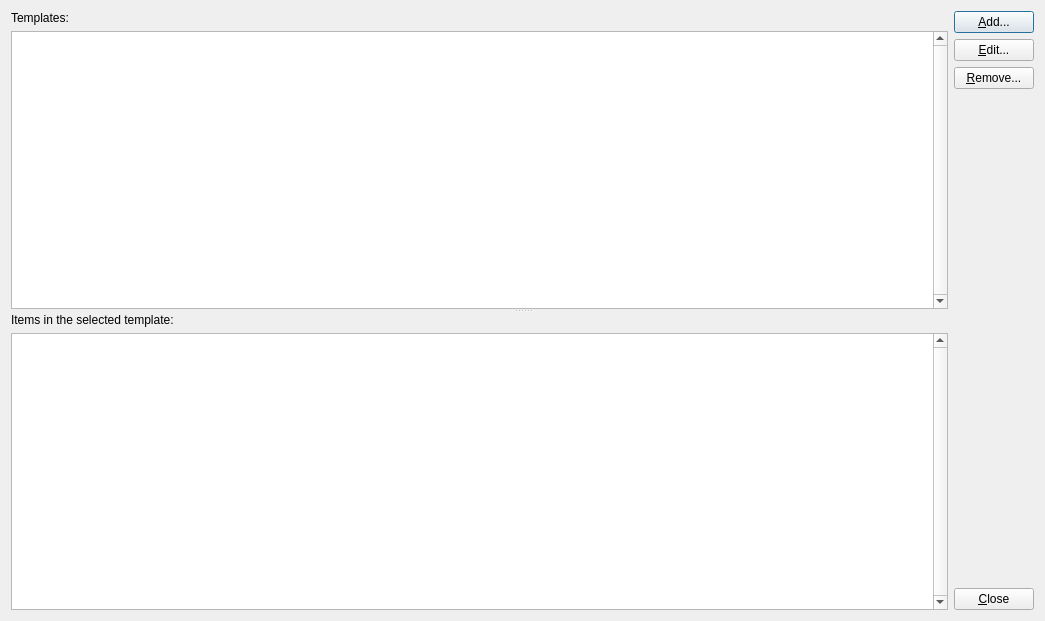
<?xml version="1.0" encoding="UTF-8"?>
<ui version="4.0">
 <class>DlgTemplatesList</class>
 <widget class="QDialog" name="DlgTemplatesList">
  <property name="geometry">
   <rect>
    <x>0</x>
    <y>0</y>
    <width>1045</width>
    <height>621</height>
   </rect>
  </property>
  <property name="windowTitle">
   <string>SkauTan: Templates</string>
  </property>
  <layout class="QHBoxLayout" name="horizontalLayout">
   <item>
    <widget class="QSplitter" name="splitter">
     <property name="sizePolicy">
      <sizepolicy hsizetype="Expanding" vsizetype="Expanding">
       <horstretch>0</horstretch>
       <verstretch>0</verstretch>
      </sizepolicy>
     </property>
     <property name="orientation">
      <enum>Qt::Vertical</enum>
     </property>
     <widget class="QWidget" name="layoutWidget">
      <layout class="QHBoxLayout" name="horizontalLayout_3">
       <item>
        <layout class="QVBoxLayout" name="verticalLayout_2">
         <item>
          <widget class="QLabel" name="label_2">
           <property name="text">
            <string>Templates:</string>
           </property>
          </widget>
         </item>
         <item>
          <widget class="QTableWidget" name="tblTemplates">
           <property name="verticalScrollBarPolicy">
            <enum>Qt::ScrollBarAlwaysOn</enum>
           </property>
           <property name="horizontalScrollBarPolicy">
            <enum>Qt::ScrollBarAsNeeded</enum>
           </property>
           <property name="editTriggers">
            <set>QAbstractItemView::NoEditTriggers</set>
           </property>
           <property name="selectionBehavior">
            <enum>QAbstractItemView::SelectRows</enum>
           </property>
           <property name="horizontalScrollMode">
            <enum>QAbstractItemView::ScrollPerPixel</enum>
           </property>
           <attribute name="horizontalHeaderHighlightSections">
            <bool>false</bool>
           </attribute>
           <attribute name="verticalHeaderVisible">
            <bool>false</bool>
           </attribute>
           <attribute name="verticalHeaderDefaultSectionSize">
            <number>21</number>
           </attribute>
           <attribute name="verticalHeaderMinimumSectionSize">
            <number>21</number>
           </attribute>
          </widget>
         </item>
        </layout>
       </item>
       <item>
        <layout class="QVBoxLayout" name="_2">
         <item>
          <widget class="QPushButton" name="btnAddTemplate">
           <property name="text">
            <string>&amp;Add...</string>
           </property>
          </widget>
         </item>
         <item>
          <widget class="QPushButton" name="btnEditTemplate">
           <property name="text">
            <string>&amp;Edit...</string>
           </property>
          </widget>
         </item>
         <item>
          <widget class="QPushButton" name="btnRemoveTemplate">
           <property name="text">
            <string>&amp;Remove...</string>
           </property>
          </widget>
         </item>
         <item>
          <spacer name="verticalSpacer_2">
           <property name="orientation">
            <enum>Qt::Vertical</enum>
           </property>
           <property name="sizeHint" stdset="0">
            <size>
             <width>20</width>
             <height>40</height>
            </size>
           </property>
          </spacer>
         </item>
        </layout>
       </item>
      </layout>
     </widget>
     <widget class="QWidget" name="layoutWidget">
      <layout class="QHBoxLayout" name="horizontalLayout_2">
       <item>
        <layout class="QVBoxLayout" name="verticalLayout_4">
         <item>
          <widget class="QLabel" name="label">
           <property name="text">
            <string>Items in the selected template:</string>
           </property>
          </widget>
         </item>
         <item>
          <widget class="QTableWidget" name="tblItems">
           <property name="verticalScrollBarPolicy">
            <enum>Qt::ScrollBarAlwaysOn</enum>
           </property>
           <property name="horizontalScrollMode">
            <enum>QAbstractItemView::ScrollPerPixel</enum>
           </property>
           <attribute name="horizontalHeaderHighlightSections">
            <bool>false</bool>
           </attribute>
           <attribute name="verticalHeaderVisible">
            <bool>false</bool>
           </attribute>
           <attribute name="verticalHeaderDefaultSectionSize">
            <number>21</number>
           </attribute>
           <attribute name="verticalHeaderMinimumSectionSize">
            <number>21</number>
           </attribute>
          </widget>
         </item>
        </layout>
       </item>
       <item>
        <layout class="QVBoxLayout" name="verticalLayout">
         <item>
          <spacer name="verticalSpacer">
           <property name="orientation">
            <enum>Qt::Vertical</enum>
           </property>
           <property name="sizeHint" stdset="0">
            <size>
             <width>20</width>
             <height>40</height>
            </size>
           </property>
          </spacer>
         </item>
         <item>
          <widget class="QPushButton" name="btnClose">
           <property name="text">
            <string>&amp;Close</string>
           </property>
          </widget>
         </item>
        </layout>
       </item>
      </layout>
     </widget>
    </widget>
   </item>
  </layout>
 </widget>
 <resources/>
 <connections/>
</ui>
